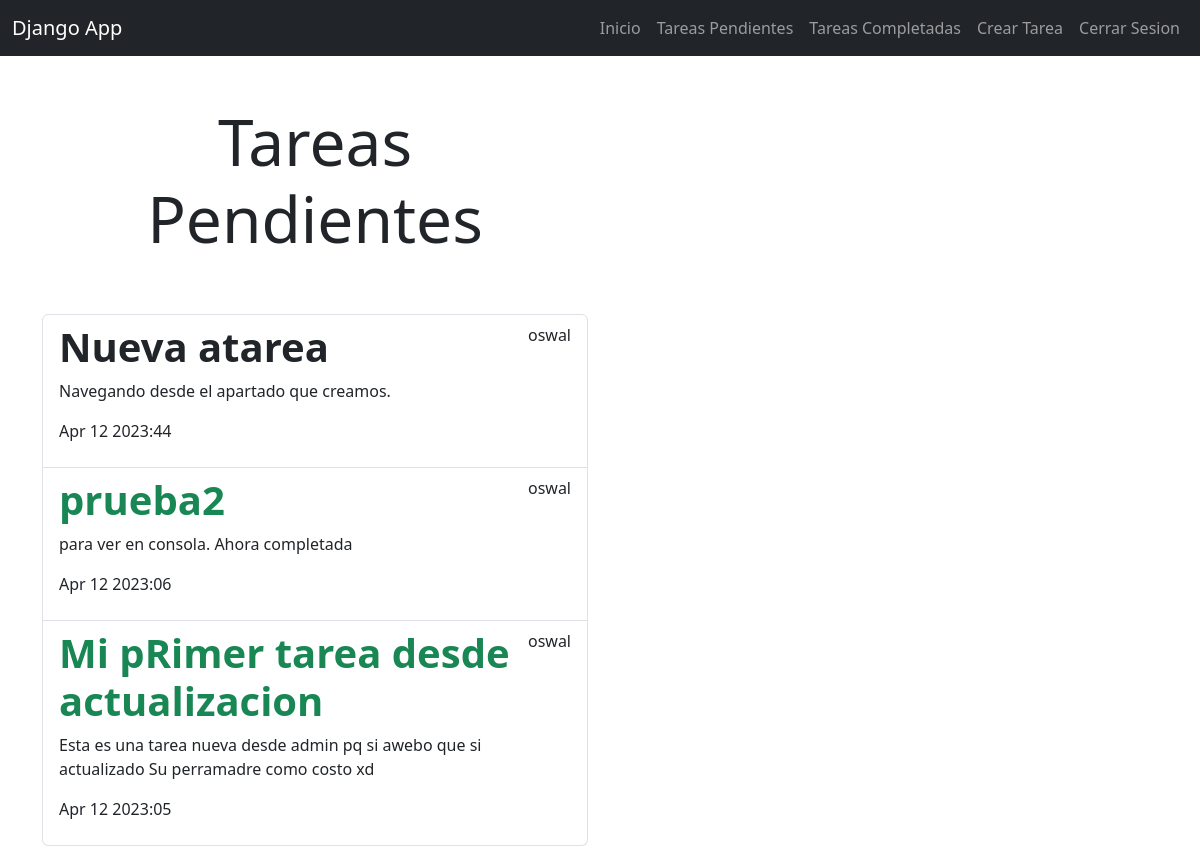
/tasks_completed (signed in), run on the app's committed database.
### tasks/models.py (models this page shows, shortened)
class Task(models.Model):
    titulo = models.CharField(max_length=200) #Titulo
    descripcion = models.TextField(blank=True) #Descripcion
    Fcreado = models.DateTimeField(auto_now_add=True) #para asignar en automatico la fecha y hora en archivo
    Fcompletado = models.DateTimeField(null=True, blank=True) #fecha de completado el blank es para pasar el dato vacio el admin
    importante = models.BooleanField(default=False) #asignar si es importante
    user = models.ForeignKey(User, on_delete=models.CASCADE)  #id usuario

### tasks/views.py (the view)
# urls.py: path('tasks_completed', views.tasks_completed, name='tasks_completed'), #vista de tareas completadas
@login_required
def tasks_completed(request): #Tareas marcadas como completadas
    tasks = Task.objects.filter(user = request.user, Fcompletado__isnull = False).order_by('-Fcompletado') #La ponemos como falsa
    return render(request, 'tasks.html', {'tasks':tasks})

### tasks/templates/tasks.html
{% extends 'base.html' %}
{% block content %}
    <main class="container">
        <div class="row">
            <div class="col-md-6 offset-md3">
                <h1 class="text-center display-3 py-5"> Tareas Pendientes </h1>
                    <ul class="list-group">
                        {% for task in tasks %}
                        <a class="list-group-item" href="{% url 'detalle_tareas' task.id %}">
                            <header class="d-flex justify-content-between">
                                    {% if task.importante %}
                                <h1 class="fw-bold text-success">{{task.titulo}}</h1>
                                {% else %}
                                <h1 class="fw-bold">{{task.titulo}}</h1>
                                {% endif %}
                                <p>{{task.user.username}}</p>
                            </header>
                            <p>{{task.descripcion}}</p>
                            <p>{{task.Fcompletado|date:'M j Y:i'}}</p>
                        </a>
                        {% endfor %}
                    </ul>
            </div>
        </div>
    </main>
{% endblock %}

### data on the page
Task: titulo "Nueva atarea", user.username "oswal", descripcion "Navegando desde el apartado que creamos.", Fcompletado "Apr 12 2023:44"
Task: titulo "prueba2", user.username "oswal", descripcion "para ver en consola. Ahora completada", Fcompletado "Apr 12 2023:06"
Task: titulo "Mi pRimer tarea desde actualizacion", user.username "oswal", descripcion "Esta es una tarea nueva desde admin pq si awebo que si actualizado Su perramadre como costo xd", Fcompletado "Apr 12 2023:05"
